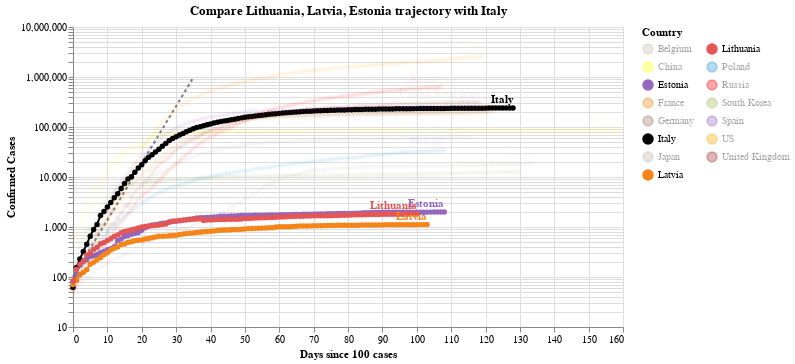

Notebook cell for this chart:
### Code cell
#hide_input
chart3 = make_since_chart(dff2, ['Lithuania', 'Latvia', 'Estonia'], baseline_countries)
chart3

### Figure 1 — Vega-Lite specification as saved in the notebook (floating-point values rounded to 4 significant figures; data arrays with more than 128 entries replaced by an {"elided": "..."} marker saying what was removed)
{"config": {"view": {"continuousWidth": 400, "continuousHeight": 300}}, "layer": [{"data": {"name": "data-628230001892d6798b50651be41d1b3e"}, "mark": {"type": "line", "color": "black", "opacity": 0.5, "strokeDash": [3, 3]}, "encoding": {"x": {"type": "quantitative", "field": "Days since 100 cases"}, "y": {"type": "quantitative", "field": "Confirmed Cases"}}}, {"data": {"name": "data-a05f5a693a756f6b3058a8d36d783abd"}, "mark": {"type": "line", "point": true}, "encoding": {"color": {"type": "nominal", "field": "Country", "legend": {"columns": 2}, "scale": {"domain": ["Belgium", "China", "Estonia", "France", "Germany", "Italy", "Japan", "Latvia", "Lithuania", "Poland", "Russia", "South Korea", "Spain", "US", "United Kingdom"], "range": ["#C1B7AD", "yellow", "#9467bd", "#F58518", "#9D755D", "black", "#C1B7AD", "#F58518", "#E45756", "#2495D3", "red", "#A1BA59", "#9467bd", "orange", "brown"]}}, "opacity": {"condition": {"value": 1, "selection": "selector002"}, "value": 0.05}, "tooltip": [{"type": "nominal", "field": "Country"}, {"type": "temporal", "field": "Date"}, {"type": "quantitative", "field": "Confirmed Cases"}, {"type": "quantitative", "field": "Days since 100 cases"}], "x": {"type": "quantitative", "field": "Days since 100 cases"}, "y": {"type": "quantitative", "field": "Confirmed Cases", "scale": {"type": "log"}}}, "selection": {"selector002": {"type": "multi", "fields": ["Country"], "bind": "legend", "init": [{"Country": "Lithuania"}, {"Country": "Latvia"}, {"Country": "Estonia"}, {"Country": "Italy"}]}}, "width": 550}, {"data": {"name": "data-a05f5a693a756f6b3058a8d36d783abd"}, "mark": {"type": "text", "align": "right", "dy": -8, "fontWeight": "bold"}, "encoding": {"color": {"type": "nominal", "field": "Country", "legend": {"columns": 2}, "scale": {"domain": ["Belgium", "China", "Estonia", "France", "Germany", "Italy", "Japan", "Latvia", "Lithuania", "Poland", "Russia", "South Korea", "Spain", "US", "United Kingdom"], "range": ["#C1B7AD", "yellow", "#9467bd", "#F58518", "#9D755D", "black", "#C1B7AD", "#F58518", "#E45756", "#2495D3", "red", "#A1BA59", "#9467bd", "orange", "brown"]}}, "opacity": {"condition": {"value": 1, "selection": "selector002"}, "value": 0.05}, "text": {"type": "nominal", "field": "Country"}, "tooltip": [{"type": "nominal", "field": "Country"}, {"type": "temporal", "field": "Date"}, {"type": "quantitative", "field": "Confirmed Cases"}, {"type": "quantitative", "field": "Days since 100 cases"}], "x": {"type": "quantitative", "field": "Days since 100 cases"}, "y": {"type": "quantitative", "field": "Confirmed Cases", "scale": {"type": "log"}}}, "transform": [{"filter": "(datum['Date'] >= 1593388800000)"}], "width": 550}], "title": "Compare Lithuania, Latvia, Estonia trajectory with Italy", "$schema": "https://vega.github.io/schema/vega-lite/v4.0.2.json", "datasets": {"data-628230001892d6798b50651be41d1b3e": [{"Days since 100 cases": 0, "Confirmed Cases": 100.0}, {"Days since 100 cases": 1, "Confirmed Cases": 130.0}, {"Days since 100 cases": 2, "Confirmed Cases": 169.0}, {"Days since 100 cases": 3, "Confirmed Cases": 219.7}, {"Days since 100 cases": 4, "Confirmed Cases": 285.6}, {"Days since 100 cases": 5, "Confirmed Cases": 371.3}, {"Days since 100 cases": 6, "Confirmed Cases": 482.7}, {"Days since 100 cases": 7, "Confirmed Cases": 627.5}, {"Days since 100 cases": 8, "Confirmed Cases": 815.7}, {"Days since 100 cases": 9, "Confirmed Cases": 1060.0}, {"Days since 100 cases": 10, "Confirmed Cases": 1379.0}, {"Days since 100 cases": 11, "Confirmed Cases": 1792.0}, {"Days since 100 cases": 12, "Confirmed Cases": 2330.0}, {"Days since 100 cases": 13, "Confirmed Cases": 3029.0}, {"Days since 100 cases": 14, "Confirmed Cases": 3937.0}, {"Days since 100 cases": 15, "Confirmed Cases": 5119.0}, {"Days since 100 cases": 16, "Confirmed Cases": 6654.0}, {"Days since 100 cases": 17, "Confirmed Cases": 8650.0}, {"Days since 100 cases": 18, "Confirmed Cases": 11250.0}, {"Days since 100 cases": 19, "Confirmed Cases": 14620.0}, {"Days since 100 cases": 20, "Confirmed Cases": 19000.0}, {"Days since 100 cases": 21, "Confirmed Cases": 24710.0}, {"Days since 100 cases": 22, "Confirmed Cases": 32120.0}, {"Days since 100 cases": 23, "Confirmed Cases": 41750.0}, {"Days since 100 cases": 24, "Confirmed Cases": 54280.0}, {"Days since 100 cases": 25, "Confirmed Cases": 70560.0}, {"Days since 100 cases": 26, "Confirmed Cases": 91730.0}, {"Days since 100 cases": 27, "Confirmed Cases": 119300.0}, {"Days since 100 cases": 28, "Confirmed Cases": 155000.0}, {"Days since 100 cases": 29, "Confirmed Cases": 201500.0}, {"Days since 100 cases": 30, "Confirmed Cases": 262000.0}, {"Days since 100 cases": 31, "Confirmed Cases": 340600.0}, {"Days since 100 cases": 32, "Confirmed Cases": 442800.0}, {"Days since 100 cases": 33, "Confirmed Cases": 575600.0}, {"Days since 100 cases": 34, "Confirmed Cases": 748300.0}, {"Days since 100 cases": 35, "Confirmed Cases": 972800.0}], "data-a05f5a693a756f6b3058a8d36d783abd": {"elided": "1808 records"}}}
